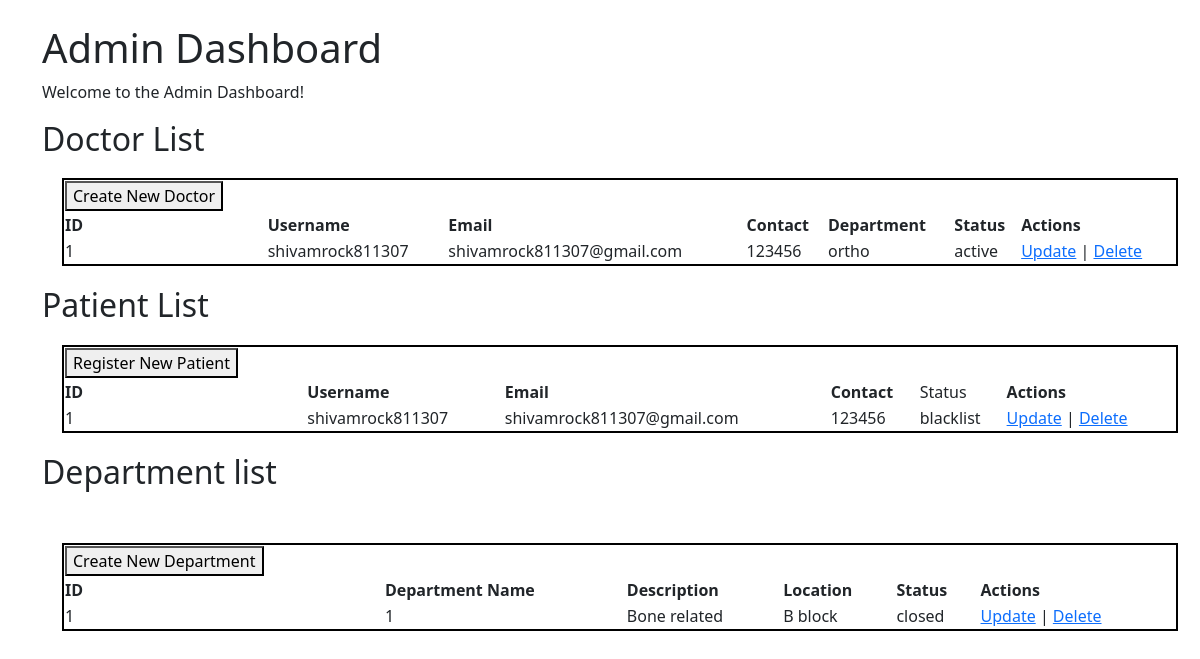
Page /admin_dashboard on the committed database.
### models.py (models this page shows)
class Doctor(db.Model):
    id = db.Column(db.Integer, primary_key=True)
    username = db.Column(db.String(50), unique=True, nullable=False)
    password = db.Column(db.String(128), nullable=False)
    email = db.Column(db.String(100), unique=True, nullable=False)
    contact = db.Column(db.String(15), nullable=False)
    dept_id=db.Column(db.Integer,db.ForeignKey('department.id'))
    status = db.Column(db.String(20), default="active")
    role = db.Column(db.String(20), default="doctor")
    admin_id = db.Column(db.Integer, db.ForeignKey('admin.id'),default='admin')
    schedules = db.relationship('Schedule_doctors', backref='doctor', lazy=True)
    appointment = db.relationship('Appointment', backref='doctor', lazy=True)

class Patient(db.Model):
    id = db.Column(db.Integer, primary_key=True)
    username = db.Column(db.String(50), unique=True, nullable=False)
    password = db.Column(db.String(128), nullable=False)
    email = db.Column(db.String(100), unique=True, nullable=False)
    contact = db.Column(db.String(15), nullable=False)
    appointment = db.relationship('Appointment', backref='patient', lazy=True)
    status = db.Column(db.String(20), default="active", nullable=False)
    role = db.Column(db.String(20), default="customer", nullable=False)

class Department(db.Model):
    id=db.Column(db.Integer,primary_key=True)
    name=db.Column(db.String(),nullable=False)
    description=db.Column(db.String(),nullable=False)
    building=db.Column(db.String(),nullable=False)
    status=db.Column(db.String(),default="active",nullable=False)
    doctors=db.relationship('Doctor',lazy=True)
    admin_id = db.Column(db.Integer, db.ForeignKey('admin.id'),default="admin", nullable=False)

### app.py (the view)
@app.route('/admin_dashboard')
def admin_dashboard():
    doctors = Doctor.query.all()
    patients = Patient.query.all()
    departments=Department.query.all()
    return render_template('admin_dashboard.html',doctors=doctors,patients=patients,departments=departments)

### templates/admin_dashboard.html
{% extends 'base.html' %}
{% block content %}
<h1>Admin Dashboard</h1>
<p>Welcome to the Admin Dashboard!</p>
<div>
    <h2>Doctor List</h2>
    <table border="2px" style="border:2px solid black; width:100%; margin:20px; padding: auto;">
        <thead>
            <tr><td><button onclick="location.href='/create_doctor'">Create New Doctor</button></td></tr>
            <tr>
                <th>ID</th>
                <th>Username</th>
                <th>Email</th>
                <th>Contact</th>
                <th>Department</th>
                <th>Status</th>
                <th>Actions</th>
            </tr>
        </thead>
        <tbody>
            {% for doctor in doctors %}
            <tr>
                <td>{{ doctor.id }}</td>
                <td>{{ doctor.username }}</td>
                <td>{{ doctor.email }}</td>
                <td>{{ doctor.contact }}</td>
                <td>{{ doctor.dept_id}}</td>
                <td>{{ doctor.status }}</td>
                <td>
                    <a href="/edit_doctor/{{ doctor.id }}">Update</a> |
                    <a href="/delete_doctor/{{ doctor.id }}">Delete</a>
                </td>
            </tr>
            {% endfor %}
        </tbody>
    </table>
</div>
<div>
<h2>Patient List</h2>
<table border="2px" style="border:2px solid black; width:100%; margin:20px; padding: auto;">
    <thead>
        <tr>
            <td><button onclick="location.href='/register'">Register New Patient</button></td>
        </tr>
        <tr>
            <th>ID</th>
            <th>Username</th>
            <th>Email</th>
            <th>Contact</th>
            <td>Status</td>
            <th>Actions</th>
        </tr>
    </thead>
    <tbody>
        {% for patient in patients %}
        <tr>
            <td>{{ patient.id }}</td>
            <td>{{ patient.username }}</td>
            <td>{{ patient.email }}</td>
            <td>{{ patient.contact }}</td>
            <td>{{ patient.status }}</td>
            <td>
                <a href="/edit_patient/{{ patient.id }}">Update</a> |
                <a href="/delete_patient/{{ patient.id }}">Delete</a>
            </td>
        </tr>
        {% endfor %}
    </tbody>
</table>
</div>
<div>
    <h2>Department list</h2>
    <br>
    <table border="2px" style="border:2px solid black; width:100%; margin:20px; padding: auto;">
        <thead>
            <tr><td><button onclick="location.href='/create_department'">Create New Department</button></td></tr>
            <tr>
                <th>ID</th>
                <th>Department Name</th>
                <th>Description</th>
                <th>Location</th>
                <th>Status</th>
                <th>Actions</th>
            </tr>
        </thead>
        <tbody>
            {% for department in departments %}
            <tr>
                <td>{{ department.id }}</td>
                <td>{{department.name}}</td>
                <td>{{department.description}}</td>
                <td>{{department.building}}</td>
                <td>{{department.status}}</td>
                <td>
                    <a href="/edit_department/{{department.id}}">Update</a> |
                    <a href="/delete_department/{{ department.id }}">Delete</a>
                </td>
            </tr>
            {% endfor %}
        </tbody>
    </table>
</div>
{% endblock %}

### templates/base.html (shortened to what this page needs)
<!DOCTYPE html>
<html lang="en">
<head>
    <link href="https://cdn.jsdelivr.net/npm/bootstrap@5.3.0/dist/css/bootstrap.min.css" rel="stylesheet">
</head>
<body>
    <div class="container mt-4">
        {% block content %}{% endblock %}
    </div>
</body>
</html>

### rows in the picture
Doctor: id "1", username "shivamrock811307", email "shivamrock811307@gmail.com", contact "123456", dept_id "ortho", status "active"
Patient: id "1", username "shivamrock811307", email "shivamrock811307@gmail.com", contact "123456", status "blacklist"
Department: id "1", name "1", description "Bone related", building "B block", status "closed"
